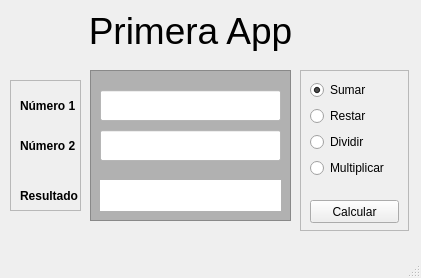
<?xml version="1.0" encoding="UTF-8"?>
<ui version="4.0">
 <class>MainWindow</class>
 <widget class="QMainWindow" name="MainWindow">
  <property name="enabled">
   <bool>true</bool>
  </property>
  <property name="geometry">
   <rect>
    <x>0</x>
    <y>0</y>
    <width>421</width>
    <height>278</height>
   </rect>
  </property>
  <property name="windowTitle">
   <string>MainWindow</string>
  </property>
  <widget class="QWidget" name="centralwidget">
   <widget class="QLabel" name="label">
    <property name="geometry">
     <rect>
      <x>90</x>
      <y>10</y>
      <width>201</width>
      <height>41</height>
     </rect>
    </property>
    <property name="font">
     <font>
      <pointsize>28</pointsize>
     </font>
    </property>
    <property name="text">
     <string>Primera App</string>
    </property>
    <property name="alignment">
     <set>Qt::AlignCenter</set>
    </property>
   </widget>
   <widget class="QFrame" name="frame">
    <property name="geometry">
     <rect>
      <x>90</x>
      <y>70</y>
      <width>201</width>
      <height>151</height>
     </rect>
    </property>
    <property name="styleSheet">
     <string notr="true">background-color: rgb(177, 177, 177);</string>
    </property>
    <property name="frameShape">
     <enum>QFrame::StyledPanel</enum>
    </property>
    <property name="frameShadow">
     <enum>QFrame::Raised</enum>
    </property>
    <widget class="QLineEdit" name="first_num">
     <property name="geometry">
      <rect>
       <x>10</x>
       <y>20</y>
       <width>181</width>
       <height>31</height>
      </rect>
     </property>
     <property name="styleSheet">
      <string notr="true">background-color: rgb(255, 255, 255);</string>
     </property>
    </widget>
    <widget class="QLineEdit" name="second_num">
     <property name="geometry">
      <rect>
       <x>10</x>
       <y>60</y>
       <width>181</width>
       <height>31</height>
      </rect>
     </property>
     <property name="styleSheet">
      <string notr="true">background-color: rgb(255, 255, 255);</string>
     </property>
    </widget>
    <widget class="QLabel" name="result">
     <property name="geometry">
      <rect>
       <x>10</x>
       <y>110</y>
       <width>181</width>
       <height>31</height>
      </rect>
     </property>
     <property name="styleSheet">
      <string notr="true">background-color: rgb(255, 255, 255);</string>
     </property>
     <property name="text">
      <string/>
     </property>
    </widget>
   </widget>
   <widget class="QFrame" name="frame_2">
    <property name="geometry">
     <rect>
      <x>10</x>
      <y>80</y>
      <width>71</width>
      <height>131</height>
     </rect>
    </property>
    <property name="frameShape">
     <enum>QFrame::StyledPanel</enum>
    </property>
    <property name="frameShadow">
     <enum>QFrame::Raised</enum>
    </property>
    <widget class="QLabel" name="label_2">
     <property name="geometry">
      <rect>
       <x>10</x>
       <y>10</y>
       <width>59</width>
       <height>32</height>
      </rect>
     </property>
     <property name="font">
      <font>
       <weight>75</weight>
       <bold>true</bold>
      </font>
     </property>
     <property name="text">
      <string>Número 1</string>
     </property>
    </widget>
    <widget class="QLabel" name="label_3">
     <property name="geometry">
      <rect>
       <x>10</x>
       <y>40</y>
       <width>59</width>
       <height>52</height>
      </rect>
     </property>
     <property name="font">
      <font>
       <weight>75</weight>
       <bold>true</bold>
      </font>
     </property>
     <property name="text">
      <string>Número 2</string>
     </property>
    </widget>
    <widget class="QLabel" name="label_4">
     <property name="geometry">
      <rect>
       <x>10</x>
       <y>100</y>
       <width>59</width>
       <height>31</height>
      </rect>
     </property>
     <property name="font">
      <font>
       <weight>75</weight>
       <bold>true</bold>
      </font>
     </property>
     <property name="text">
      <string>Resultado</string>
     </property>
    </widget>
   </widget>
   <widget class="QFrame" name="frame_3">
    <property name="geometry">
     <rect>
      <x>300</x>
      <y>70</y>
      <width>109</width>
      <height>161</height>
     </rect>
    </property>
    <property name="frameShape">
     <enum>QFrame::StyledPanel</enum>
    </property>
    <property name="frameShadow">
     <enum>QFrame::Raised</enum>
    </property>
    <widget class="QPushButton" name="calculate">
     <property name="enabled">
      <bool>true</bool>
     </property>
     <property name="geometry">
      <rect>
       <x>10</x>
       <y>130</y>
       <width>89</width>
       <height>23</height>
      </rect>
     </property>
     <property name="text">
      <string>Calcular</string>
     </property>
    </widget>
    <widget class="QWidget" name="layoutWidget">
     <property name="geometry">
      <rect>
       <x>10</x>
       <y>10</y>
       <width>91</width>
       <height>101</height>
      </rect>
     </property>
     <layout class="QVBoxLayout" name="verticalLayout">
      <item>
       <widget class="QRadioButton" name="sum_check">
        <property name="text">
         <string>Sumar</string>
        </property>
        <property name="checked">
         <bool>true</bool>
        </property>
       </widget>
      </item>
      <item>
       <widget class="QRadioButton" name="res_check">
        <property name="text">
         <string>Restar</string>
        </property>
       </widget>
      </item>
      <item>
       <widget class="QRadioButton" name="div_check">
        <property name="text">
         <string>Dividir</string>
        </property>
       </widget>
      </item>
      <item>
       <widget class="QRadioButton" name="mult_check">
        <property name="text">
         <string>Multiplicar</string>
        </property>
       </widget>
      </item>
     </layout>
    </widget>
   </widget>
  </widget>
  <widget class="QStatusBar" name="statusbar"/>
 </widget>
 <resources/>
 <connections/>
</ui>
